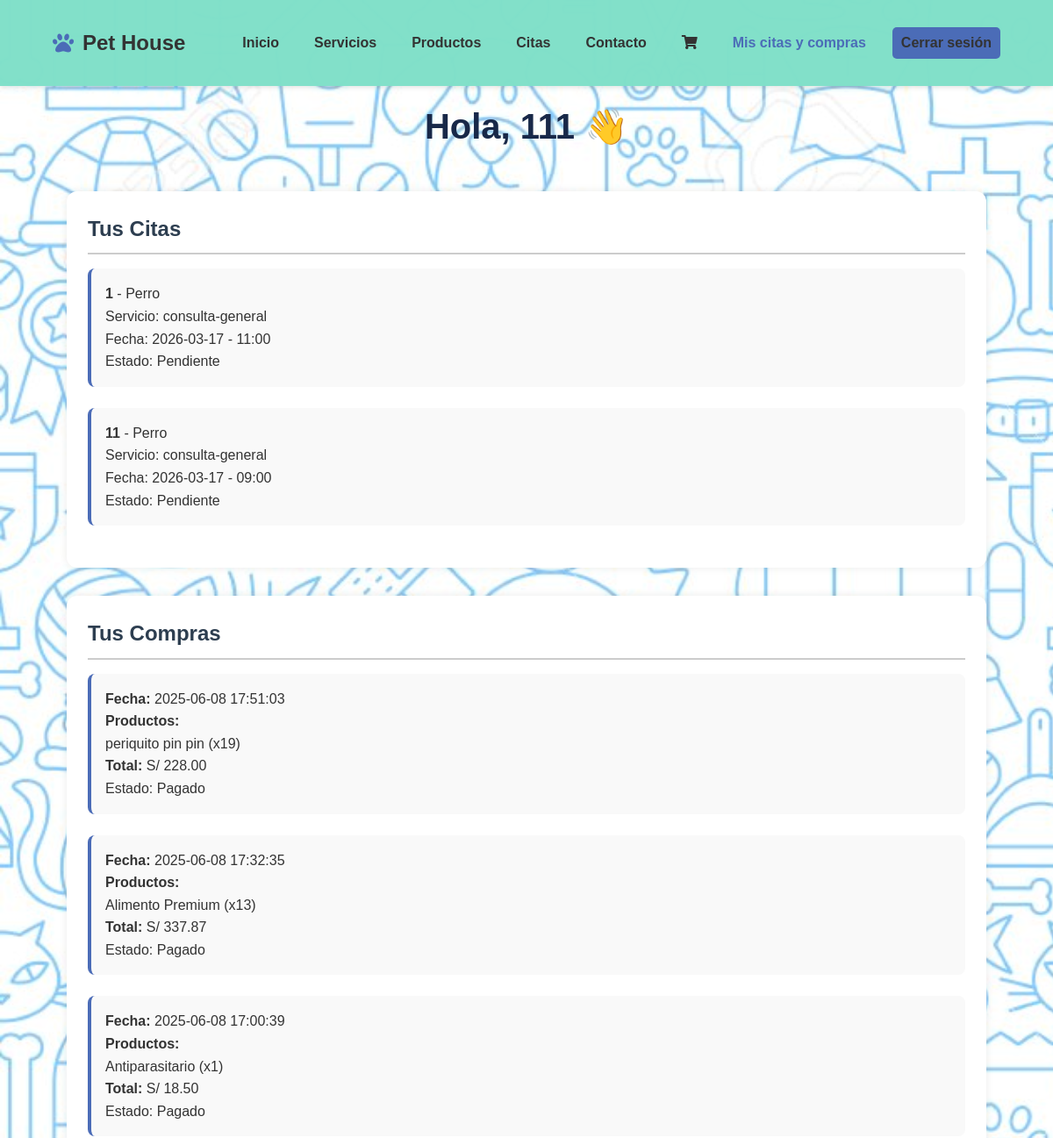
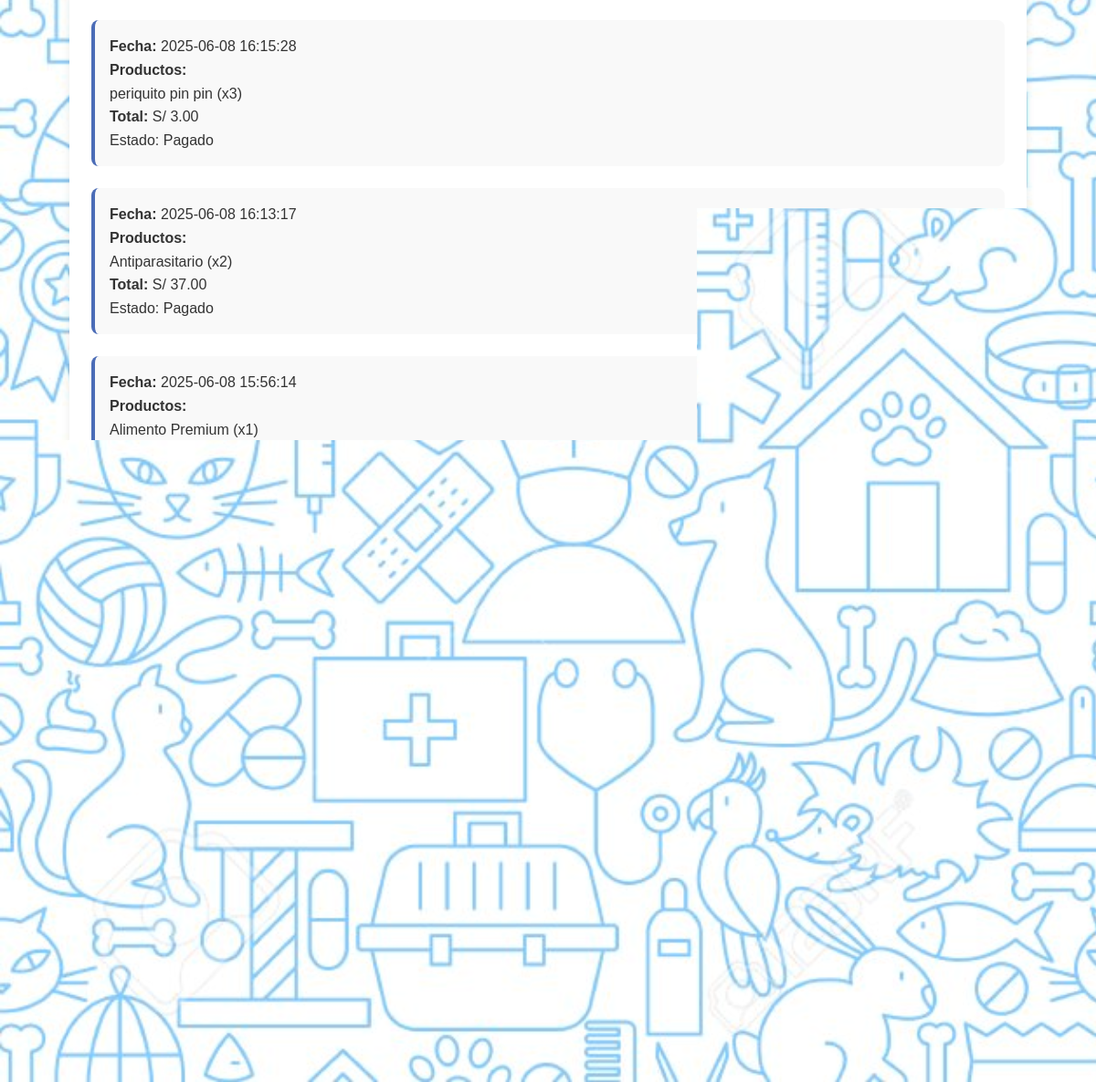
The app's page /usuario/dashboard.php (signed in) with its own data (2 pictures, top to bottom).
### tables this page shows
CREATE TABLE `citas` (
  `id` int(11) NOT NULL,
  `usuario_id` int(11) DEFAULT NULL,
  `nombre_mascota` varchar(100) NOT NULL,
  `tipo_mascota` varchar(50) NOT NULL,
  `servicio` varchar(100) NOT NULL,
  `fecha` date NOT NULL,
  `hora` varchar(10) NOT NULL,
  `comentarios` text DEFAULT NULL,
  `estado` enum('pendiente','confirmada','cancelada') DEFAULT 'pendiente',
  `fecha_creacion` timestamp NOT NULL DEFAULT current_timestamp()
);

### usuario/dashboard.php (the view, shortened to what this page needs)
<?php
require_once '../pasarela/conexion.php';
$usuario_id = $_SESSION['usuario_id'];
$citas = [];
$sqlCitas = "SELECT * FROM citas WHERE usuario_id = ? ORDER BY fecha DESC, hora DESC";
$stmt = $conn->prepare($sqlCitas);
$stmt->bind_param("i", $usuario_id);
$stmt->execute();
$resultCitas = $stmt->get_result();
if ($resultCitas) {
    $citas = $resultCitas->fetch_all(MYSQLI_ASSOC);
}
$compras = [];
$sqlCompras = "SELECT b.fecha, b.total, b.referencia,
                      GROUP_CONCAT(CONCAT(d.producto_nombre, ' (x', d.cantidad, ')') SEPARATOR '<br>') AS productos
               FROM boletas b
               JOIN boleta_detalles d ON b.id = d.boleta_id
               WHERE b.usuario_id = ?
               GROUP BY b.id
               ORDER BY b.fecha DESC";
$stmt = $connPagos->prepare($sqlCompras);
$stmt->bind_param("i", $usuario_id);
$stmt->execute();
$resultCompras = $stmt->get_result();
if ($resultCompras) {
    $compras = $resultCompras->fetch_all(MYSQLI_ASSOC);
}
?>
<!DOCTYPE html>
<html lang="es">
<head>
  <link rel="stylesheet" href="https://cdnjs.cloudflare.com/ajax/libs/font-awesome/5.15.4/css/all.min.css">
  <link rel="stylesheet" href="../css/styles.css">
  <link rel="stylesheet" href="styles_user.css">
</head>
<body>
  <header class="cabecera">
    <div class="contenedor">
      <div class="logo">
        <i class="fas fa-paw"></i>
        <h1>Pet House</h1>
      </div>
      <nav class="navegacion">
        <a href="../index.php">Inicio</a>
        <a href="../servicios.php">Servicios</a>
        <a href="../productos.php">Productos</a>
        <a href="../citas.php">Citas</a>
        <a href="../contacto.php">Contacto</a>
        <a href="../carrito.php" class="carrito-link">
          <i class="fas fa-shopping-cart"></i>
        </a>
        <a href="dashboard.php" class="activo">Mis citas y compras</a>
        <a href="../php/cerrar.php" class="boton-login">Cerrar sesión</a>
      </nav>
    </div>
  </header>
  <main class="contenedor contenedor-dashboard">
    <h1 class="titulo-seccion">Hola, <?php echo $_SESSION['usuario_nombre']; ?> 👋</h1>
    <div class="tarjeta">
      <h2>Tus Citas</h2>
      <?php if (count($citas) > 0): ?>
        <?php foreach ($citas as $cita): ?>
          <div class="item">
            <strong><?php echo $cita['nombre_mascota']; ?></strong> - <?php echo $cita['tipo_mascota']; ?><br>
            Servicio: <?php echo $cita['servicio']; ?><br>
            Fecha: <?php echo $cita['fecha']; ?> - <?php echo $cita['hora']; ?><br>
            Estado: <?php echo ucfirst($cita['estado']); ?>
          </div>
        <?php endforeach; ?>
      <?php else: ?>
        <p>No tienes citas registradas.</p>
      <?php endif; ?>
    </div>
    <div class="tarjeta">
      <h2>Tus Compras</h2>
      <?php if (count($compras) > 0): ?>
        <?php foreach ($compras as $compra): ?>
          <div class="item">
            <strong>Fecha:</strong> <?php echo $compra['fecha']; ?><br>
            <strong>Productos:</strong><br>
            <?php echo $compra['productos']; ?><br>
            <strong>Total:</strong> S/ <?php echo $compra['total']; ?><br>
            Estado: <?php echo isset($compra['estado']) ? ucfirst($compra['estado']) : 'Pagado'; ?>
          </div>
        <?php endforeach; ?>
      <?php else: ?>
        <p>No has realizado compras aún.</p>
      <?php endif; ?>
    </div>
  </main>
  <footer class="pie-pagina">
    <div class="contenedor">
      <p>&copy; <span id="year"></span> Pet House - Todos los derechos reservados</p>
    </div>
  </footer>
</body>
</html>

### css/styles.css (style rules this page uses)
:root { --color-primario: #4b6cb7; --color-secundario: #182848; --color-claro: #f5f5f5; --color-oscuro: #333; --color-blanco: #fff; --color-cabecera: #81e0c9fb; --sombra: 0 2px 5px rgba(0,0,0,0.1); --sombra-fuerte: 0 4px 8px rgba(0,0,0,0.15); --transicion: all 0.3s ease; --radio-borde: 5px; --padding-general: 15px; }
* { margin: 0; padding: 0; box-sizing: border-box; }
html { scroll-behavior: smooth; }
body { font-family: 'Arial', sans-serif; line-height: 1.6; color: var(--color-oscuro); background-color: var(--color-claro); padding-top: 80px; background-image: url('../img/fondo/fondo.jpg'); background-color: rgba(255, 255, 255, 0.5); background-blend-mode: lighten; background-size: cover; background-repeat: no-repeat; background-attachment: fixed; }
.contenedor { width: 90%; max-width: 1200px; margin: 0 auto; padding: var(--padding-general) 0; }
.cabecera { background: var(--color-cabecera); box-shadow: var(--sombra); padding: var(--padding-general) 0; position: fixed; width: 100%; top: 0; z-index: 1000; }
.cabecera .contenedor { display: flex; justify-content: space-between; align-items: center; }
.logo { display: flex; align-items: center; gap: 10px; }
.logo i { color: var(--color-primario); font-size: 1.5rem; }
.logo h1 { font-size: 1.5rem; font-weight: 700; }
.navegacion { display: flex; gap: 20px; }
.navegacion a { text-decoration: none; color: var(--color-oscuro); font-weight: 600; transition: var(--transicion); padding: 5px 10px; border-radius: var(--radio-borde); }
.navegacion a.activo { color: var(--color-primario); font-weight: 700; }
.boton-login { background: var(--color-primario); color: var(--color-blanco); padding: 8px 15px; border-radius: var(--radio-borde); transition: var(--transicion); }
.titulo-seccion { text-align: center; font-size: 2.5rem; color: var(--color-secundario); margin-bottom: 10px; }
.carrito-link { position: relative; }
.pie-pagina { background: var(--color-oscuro); color: var(--color-blanco); text-align: center; padding: 20px 0; margin-top: 40px; }

### usuario/styles_user.css (style rules this page uses)
.contenedor-dashboard { display: flex; flex-direction: column; gap: 2rem; padding: 2rem 1rem; }
.tarjeta { background: white; border-radius: 12px; box-shadow: 0 0 10px rgba(0,0,0,0.08); padding: 1.5rem; }
.tarjeta h2 { margin-bottom: 1rem; border-bottom: 2px solid #ccc; padding-bottom: 0.5rem; color: #2d3e50; }
.item { margin-bottom: 1.5rem; padding: 1rem; background-color: #f9f9f9; border-radius: 8px; border-left: 4px solid #4b6cb7; }

### records on screen
citas: nombre_mascota "1", tipo_mascota "Perro", servicio "consulta-general", fecha "2026-03-17", hora "11:00", estado "Pendiente"
citas: nombre_mascota "11", tipo_mascota "Perro", servicio "consulta-general", fecha "2026-03-17", hora "09:00", estado "Pendiente"

### other values on screen
$_SESSION['usuario_nombre'] "111"
$compra['fecha'] "2025-06-08 17:51:03"
$compra['productos'] "periquito pin pin (x19)"
$compra['total'] "228.00"
$compra['fecha'] "2025-06-08 17:32:35"
$compra['productos'] "Alimento Premium (x13)"
$compra['total'] "337.87"
$compra['fecha'] "2025-06-08 17:00:39"
$compra['productos'] "Antiparasitario (x1)"
$compra['total'] "18.50"
$compra['fecha'] "2025-06-08 16:15:28"
$compra['productos'] "periquito pin pin (x3)"
$compra['total'] "3.00"
$compra['fecha'] "2025-06-08 16:13:17"
$compra['productos'] "Antiparasitario (x2)"
